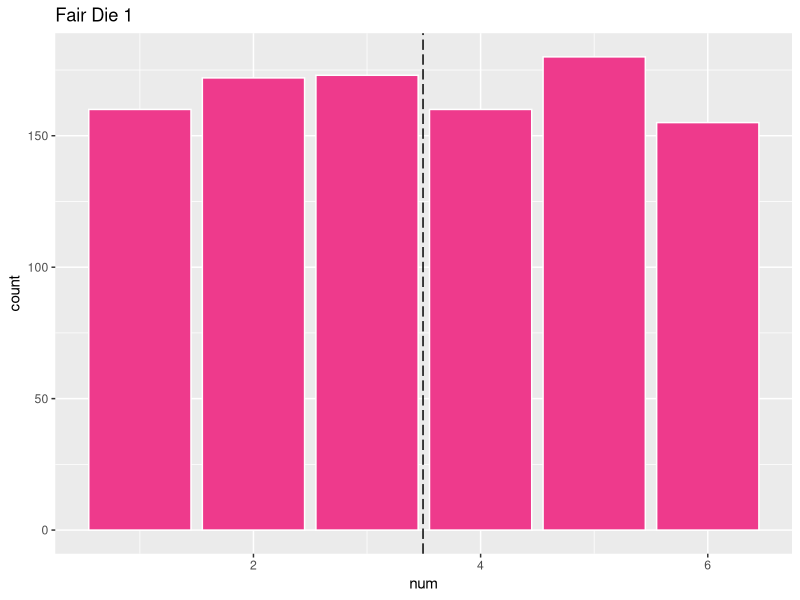
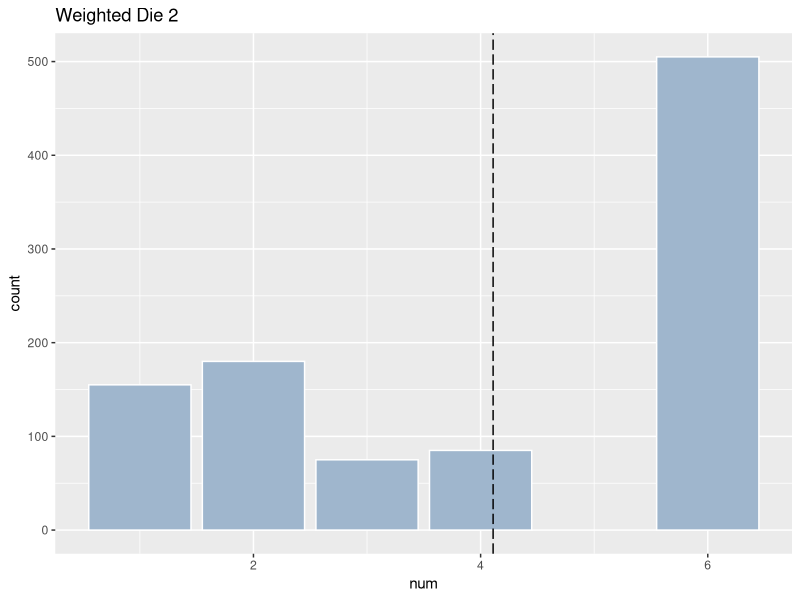
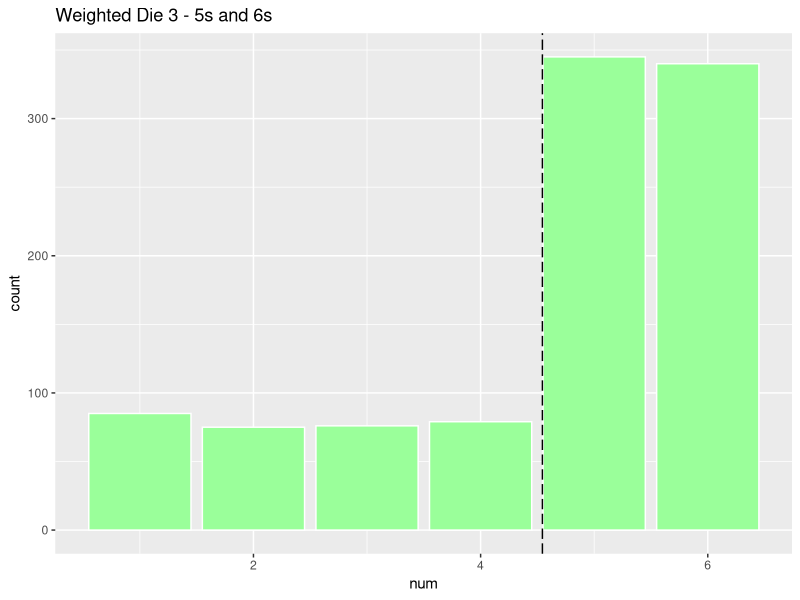

Here is the R script that generated these plots, in order:
## ---- chunk 1
library(tidyverse)
## ---- chunk 2
deck <- tibble(
  card = rep(
    c("ace",
      "deuce",
      "three",
      "four",
      "five",
      "six",
      "seven",
      "eight",
      "nine",
      "ten",
      "jack",
      "queen",
      "king"
    ),4),
  suit =
    rep(c(
      "diamonds", 
      "hearts", 
      "clubs", 
      "spades"),
        each = 13),
  color = rep(c("red", 
                "black"),
              each = 26)
)

glimpse(deck)
## ---- chunk 3
pr_black <- deck |> 
  filter(color == "black") |> 
  nrow() / nrow(deck)

pr_ace <- deck %>% 
  filter(card == "ace") %>% 
  nrow()/nrow(deck)

pr_black_and_ace <- deck %>% 
  filter(card == "ace" & color == "black") %>% 
  nrow()/nrow(deck)

pr_black + pr_ace - pr_black_and_ace
## ---- chunk 4
pr_black * (1 - (pr_black))
## ---- chunk 5
pr_red <- deck |> 
  filter(color == "red") |> 
  nrow() / nrow(deck)


pr_black * pr_red

## ---- chunk 6
pr_king <- deck |> 
  filter(card == "king") |> 
  nrow() / nrow(deck)

pr_king + pr_ace
## ---- chunk 7
pr_ace^2
## ---- chunk 8
?sample_n()
## ---- chunk 9
hand_1 <- deck |> 
  sample_n(size = 5, replace = FALSE)

hand_1
## ---- chunk 10
possible_hands <- choose(k = 5, n= 52)
possible_hands
## ---- chunk 11
every_suit_hand <- (52/52) * (39/51) * (26/50) * (13/49) * (48/48)
every_suit_hand
## ---- chunk 12
no_ace_hand <- (48/52) * (47/51) * (46/50) * (45/49) * (44/48)

at_least_one_ace <- 1 - no_ace_hand
at_least_one_ace
## ---- chunk 13
df <- tibble(
  id   = 1:6,
  name = c('Alice', 'Bob', 'Charlie', 'Diane', 'Fred', 'Jenny')
)

df_pairs <- df %>% 
  rename(id1 = id, name1 = name) %>% 
  crossing(df %>% 
             select(id2 = id, name2 = name)) %>%
  filter(id1 < id2) %>%
  unite(id, id1, id2) %>%
  unite(name, name1, name2)

df_pairs
## ---- chunk 14
?crossing()
## ---- chunk 15
?unite()
## ---- chunk 16
cmtees <- choose(n = 6, k = 2)
cmtees
## ---- chunk 17
df2 <- tibble(
  id   = 1:6,
  name = c('Alice', 'Bob', 'Charlie', 'Diane', 'Fred', 'Jenny')
)

df_pairs_PVP <- df2 %>% 
  rename(id1 = id, name1 = name) %>% 
  crossing(df2 %>% 
             select(id2 = id, name2 = name)) %>%
  unite(id, id1, id2) %>%
  unite(name, name1, name2)

df_pairs_PVP
## ---- chunk 18
df2 <- tibble(
  id   = 1:6,
  name = c('Alice', 'Bob', 'Charlie', 'Diane', 'Fred', 'Jenny')
)

df_pairs_PVP <- df2 %>% 
  rename(id1 = id, name1 = name) %>% 
  crossing(df2 %>% 
             select(id2 = id, name2 = name)) %>%
  filter(id1 != id2) |> 
  unite(id, id1, id2) %>%
  unite(name, name1, name2)

df_pairs_PVP
## ---- chunk 19
VPP_combos <- factorial(6) / factorial(4)
VPP_combos
## ---- chunk 20
?sample()
## ---- chunk 21
values <- c(1,2,3,4,5,6)

probs_die_1 <- c(1/6,
      1/6,
      1/6,
      1/6,
      1/6,
      1/6)

probs_die_2 <- c(1/6,
      1/6,
      1/12,
      1/12,
      0/6,
      3/6)

probs_die_3 <- c(1/12,
      1/12,
      1/12,
      1/12,
      2/6,
      2/6)
## ---- chunk 22
set.seed(33)
sample_die_1 <- sample(x = values, size = 1000, replace = TRUE, prob = probs_die_1)
sample_die_1
## ---- chunk 23
set.seed(33)
d1 <- tibble(
    num = sample_die_1)

avg_die_1 <- mean(sample_die_1)
avg_die_1

ggplot(d1, mapping = aes(x = num)) +
  geom_bar(color = "white", fill = "violetred2") +
  labs(title = "Fair Die 1") +
  geom_vline(data = d1, aes(xintercept = mean(sample_die_1)), color = "black",linetype="longdash")

## ---- chunk 24
set.seed(33)
sample_die_2 <- sample(x = values, size = 1000, replace = TRUE, prob = probs_die_2)

d2 <- tibble(
    num = sample_die_2)

ggplot(d2, mapping = aes(x = num)) +
  geom_bar(color = "white", fill = "slategray3") +
  labs(title = "Weighted Die 2") +
  geom_vline(data = d2, aes(xintercept = mean(sample_die_2)), color = "black",linetype="longdash")


avg_die_2 <- mean(sample_die_2)
avg_die_2


## ---- chunk 25
set.seed(33)
sample_die_3 <- sample(x = values, size = 1000, replace = TRUE, prob = probs_die_3)

d3 <- tibble(
    num = sample_die_3)

ggplot(d3, mapping = aes(x = num)) +
  geom_bar(color = "white", fill = "palegreen1") +
  labs(title = "Weighted Die 3 - 5s and 6s") +
  geom_vline(data = d3, aes(xintercept = mean(sample_die_3)), color = "black",linetype="longdash")

avg_die_3 <- mean(sample_die_3)
avg_die_3
